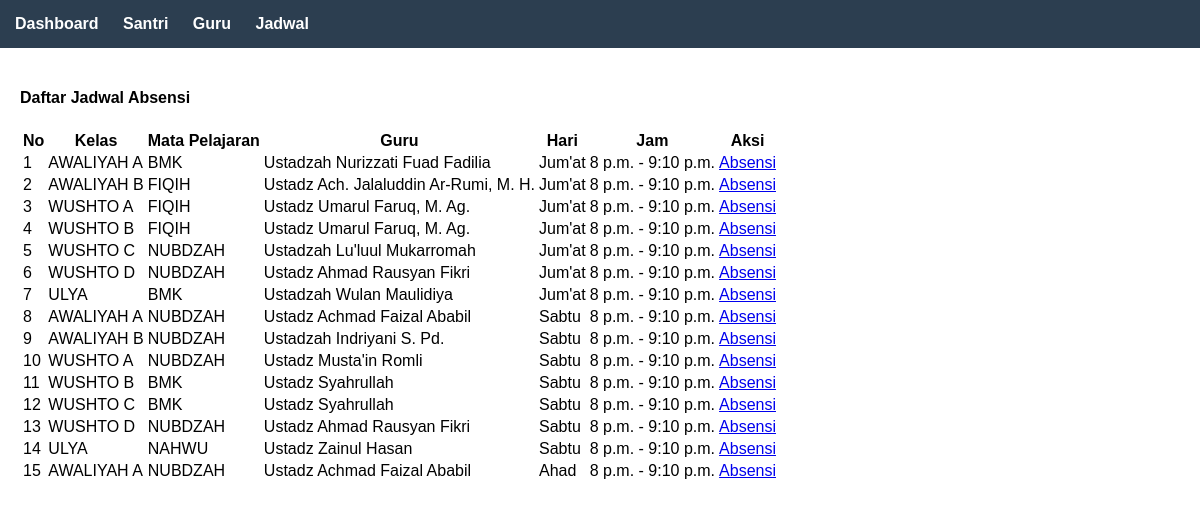
Screenshot of /absensi/ with the database file from the repository.
### administrator/models.py (models this page shows, shortened)
class Jadwal(models.Model):
    kelas = models.ForeignKey(Kelas, on_delete=models.CASCADE)
    mata_pelajaran = models.ForeignKey(MataPelajaran, on_delete=models.CASCADE)
    guru = models.ForeignKey(Guru, on_delete=models.CASCADE, null=True, blank=True)
    semester = models.ForeignKey(Semester, on_delete=models.CASCADE)
    hari = models.CharField(max_length=20)
    jam_mulai = models.TimeField()
    jam_selesai = models.TimeField()
    class Meta:
        verbose_name = "Jadwal"
        verbose_name_plural = "Jadwal"

class Kelas(models.Model):
    nama_kelas = models.CharField(max_length=50)
    cabang = models.ForeignKey(Cabang, on_delete=models.CASCADE)
    tingkat = models.ForeignKey(Tingkat, on_delete=models.CASCADE)
    class Meta:
        verbose_name = "Kelas"
        verbose_name_plural = "Kelas"

class MataPelajaran(models.Model):
    nama_mapel = models.CharField(max_length=100)
    class Meta:
        verbose_name = "Mata Pelajaran"
        verbose_name_plural = "Mata Pelajaran"

class Guru(models.Model):
    nama_guru = models.CharField(max_length=100)
    class Meta:
        verbose_name = "Guru"
        verbose_name_plural = "Guru"

### administrator/views.py (the view)
# urls.py: path('absensi/', views.absensi_list, name='absensi_list'),
def absensi_list(request):
    jadwal = Jadwal.objects.all()
    context = {
        'jadwal': jadwal
    }
    return render(request, 'absensi/absensi_list.html', context)

### templates/absensi/absensi_list.html (shortened to what this page needs)
{% extends 'base.html' %}
{% block content %}
<div class="container-fluid">
    <div class="row">
        <div class="col-12">
            <div class="card">
                <div class="card-header">
                    <h4 class="card-title">Daftar Jadwal Absensi</h4>
                </div>
                <div class="card-body">
                    <div class="table-responsive">
                        <table class="table table-striped table-bordered">
                            <thead>
                                <tr>
                                    <th>No</th>
                                    <th>Kelas</th>
                                    <th>Mata Pelajaran</th>
                                    <th>Guru</th>
                                    <th>Hari</th>
                                    <th>Jam</th>
                                    <th>Aksi</th>
                                </tr>
                            </thead>
                            <tbody>
                                {% for item in jadwal %}
                                <tr>
                                    <td>{{ forloop.counter }}</td>
                                    <td>{{ item.kelas.nama_kelas }}</td>
                                    <td>{{ item.mata_pelajaran.nama_mapel }}</td>
                                    <td>{{ item.guru.nama_guru|default:"-" }}</td>
                                    <td>{{ item.hari }}</td>
                                    <td>{{ item.jam_mulai }} - {{ item.jam_selesai }}</td>
                                    <td>
                                        <a href="{% url 'absensi_kelas' item.id %}" class="btn btn-sm btn-primary">
                                             Absensi
                                        </a>
                                    </td>
                                </tr>
                                {% empty %}
                                <tr>
                                    <td colspan="7" class="text-center">Tidak ada data jadwal</td>
                                </tr>
                                {% endfor %}
                            </tbody>
                        </table>
                    </div>
                </div>
            </div>
        </div>
    </div>
</div>
{% endblock %}

### templates/base.html (style rules this page uses)
body { font-family: Arial; margin: 0; padding: 0; }

### rows the page displays
Jadwal: kelas.nama_kelas "AWALIYAH A", mata_pelajaran.nama_mapel "BMK", guru.nama_guru "Ustadzah Nurizzati Fuad Fadilia", hari "Jum'at", jam_mulai "8 p.m.", jam_selesai "9:10 p.m."
Jadwal: kelas.nama_kelas "AWALIYAH B", mata_pelajaran.nama_mapel "FIQIH", guru.nama_guru "Ustadz Ach. Jalaluddin Ar-Rumi, M. H.", hari "Jum'at", jam_mulai "8 p.m.", jam_selesai "9:10 p.m."
Jadwal: kelas.nama_kelas "WUSHTO A", mata_pelajaran.nama_mapel "FIQIH", guru.nama_guru "Ustadz Umarul Faruq, M. Ag.", hari "Jum'at", jam_mulai "8 p.m.", jam_selesai "9:10 p.m."
Jadwal: kelas.nama_kelas "WUSHTO B", mata_pelajaran.nama_mapel "FIQIH", guru.nama_guru "Ustadz Umarul Faruq, M. Ag.", hari "Jum'at", jam_mulai "8 p.m.", jam_selesai "9:10 p.m."
Jadwal: kelas.nama_kelas "WUSHTO C", mata_pelajaran.nama_mapel "NUBDZAH", guru.nama_guru "Ustadzah Lu'luul Mukarromah", hari "Jum'at", jam_mulai "8 p.m.", jam_selesai "9:10 p.m."
Jadwal: kelas.nama_kelas "WUSHTO D", mata_pelajaran.nama_mapel "NUBDZAH", guru.nama_guru "Ustadz Ahmad Rausyan Fikri", hari "Jum'at", jam_mulai "8 p.m.", jam_selesai "9:10 p.m."
Jadwal: kelas.nama_kelas "ULYA", mata_pelajaran.nama_mapel "BMK", guru.nama_guru "Ustadzah Wulan Maulidiya", hari "Jum'at", jam_mulai "8 p.m.", jam_selesai "9:10 p.m."
Jadwal: kelas.nama_kelas "AWALIYAH A", mata_pelajaran.nama_mapel "NUBDZAH", guru.nama_guru "Ustadz Achmad Faizal Ababil", hari "Sabtu", jam_mulai "8 p.m.", jam_selesai "9:10 p.m."
Jadwal: kelas.nama_kelas "AWALIYAH B", mata_pelajaran.nama_mapel "NUBDZAH", guru.nama_guru "Ustadzah Indriyani S. Pd.", hari "Sabtu", jam_mulai "8 p.m.", jam_selesai "9:10 p.m."
Jadwal: kelas.nama_kelas "WUSHTO A", mata_pelajaran.nama_mapel "NUBDZAH", guru.nama_guru "Ustadz Musta'in Romli", hari "Sabtu", jam_mulai "8 p.m.", jam_selesai "9:10 p.m."
Jadwal: kelas.nama_kelas "WUSHTO B", mata_pelajaran.nama_mapel "BMK", guru.nama_guru "Ustadz Syahrullah", hari "Sabtu", jam_mulai "8 p.m.", jam_selesai "9:10 p.m."
Jadwal: kelas.nama_kelas "WUSHTO C", mata_pelajaran.nama_mapel "BMK", guru.nama_guru "Ustadz Syahrullah", hari "Sabtu", jam_mulai "8 p.m.", jam_selesai "9:10 p.m."
Jadwal: kelas.nama_kelas "WUSHTO D", mata_pelajaran.nama_mapel "NUBDZAH", guru.nama_guru "Ustadz Ahmad Rausyan Fikri", hari "Sabtu", jam_mulai "8 p.m.", jam_selesai "9:10 p.m."
Jadwal: kelas.nama_kelas "ULYA", mata_pelajaran.nama_mapel "NAHWU", guru.nama_guru "Ustadz Zainul Hasan", hari "Sabtu", jam_mulai "8 p.m.", jam_selesai "9:10 p.m."
Jadwal: kelas.nama_kelas "AWALIYAH A", mata_pelajaran.nama_mapel "NUBDZAH", guru.nama_guru "Ustadz Achmad Faizal Ababil", hari "Ahad", jam_mulai "8 p.m.", jam_selesai "9:10 p.m."
